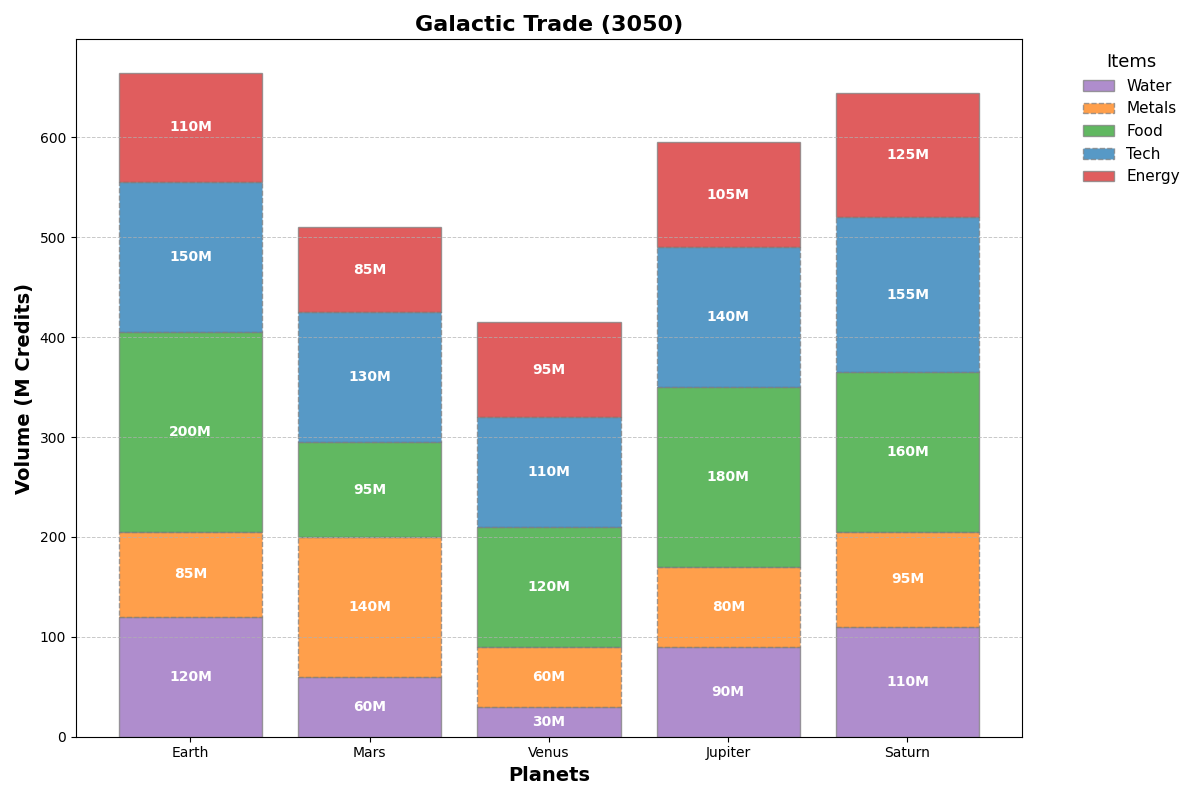

Source code (Python):
import matplotlib.pyplot as plt
import numpy as np

# Data for the plot
planets = ['Earth', 'Mars', 'Venus', 'Jupiter', 'Saturn']
commodities = ['Water', 'Metals', 'Food', 'Tech', 'Energy']

# Trade volumes in million galactic credits
trade_volumes = {
    'Water': [120, 60, 30, 90, 110],
    'Metals': [85, 140, 60, 80, 95],
    'Food': [200, 95, 120, 180, 160],
    'Tech': [150, 130, 110, 140, 155],
    'Energy': [110, 85, 95, 105, 125],
}

# Colors for each commodity (changed the order and added variation)
colors = ['#9467bd', '#ff7f0e', '#2ca02c', '#1f77b4', '#d62728']

fig, ax = plt.subplots(figsize=(12, 8))
bar_positions = np.arange(len(planets))
cumulative_bottom = np.zeros(len(planets))

# Plot each commodity's trade volume with varied styles
for idx, (commodity, color) in enumerate(zip(commodities, colors)):
    linestyle = '-' if idx % 2 == 0 else '--'
    marker = 'o' if idx % 2 == 0 else '^'
    ax.bar(bar_positions, trade_volumes[commodity], bottom=cumulative_bottom, color=color, edgecolor='grey', linestyle=linestyle, label=commodity, alpha=0.75)
    cumulative_bottom += np.array(trade_volumes[commodity])

# Annotate each segment
for i, planet in enumerate(planets):
    cumulative_value = 0
    for commodity in commodities:
        val = trade_volumes[commodity][i]
        if val > 15: 
            ax.text(i, cumulative_value + val/2, f'{val}M', ha='center', va='center', color='white', weight='bold', fontsize=10)
        cumulative_value += val

# Update grid, legend and axes
ax.yaxis.grid(True, linestyle='--', linewidth=0.7, alpha=0.7)  # Add grid with a new style
ax.set_xticks(bar_positions)
ax.set_xticklabels(planets)
ax.set_xlabel("Planets", fontsize=14, fontweight='bold')
ax.set_ylabel("Volume (M Credits)", fontsize=14, fontweight='bold')
ax.set_title("Galactic Trade (3050)", fontsize=16, fontweight='heavy')
ax.legend(title="Items", bbox_to_anchor=(1.05, 1), loc='upper left', fontsize=11, title_fontsize='13', frameon=False)  # Removed border frame

plt.tight_layout()
plt.show()
